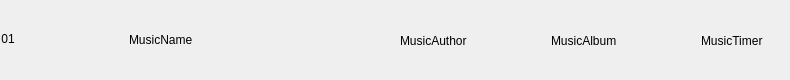
<?xml version="1.0" encoding="UTF-8"?>
<ui version="4.0">
 <class>NewCourierItem</class>
 <widget class="QWidget" name="NewCourierItem">
  <property name="geometry">
   <rect>
    <x>0</x>
    <y>0</y>
    <width>790</width>
    <height>80</height>
   </rect>
  </property>
  <property name="minimumSize">
   <size>
    <width>790</width>
    <height>80</height>
   </size>
  </property>
  <property name="maximumSize">
   <size>
    <width>790</width>
    <height>82</height>
   </size>
  </property>
  <property name="font">
   <font>
    <family>Microsoft YaHei UI</family>
   </font>
  </property>
  <property name="windowTitle">
   <string>Form</string>
  </property>
  <widget class="QLabel" name="labMusicNum">
   <property name="geometry">
    <rect>
     <x>0</x>
     <y>30</y>
     <width>16</width>
     <height>17</height>
    </rect>
   </property>
   <property name="font">
    <font>
     <family>Microsoft YaHei UI</family>
    </font>
   </property>
   <property name="text">
    <string>01</string>
   </property>
   <property name="alignment">
    <set>Qt::AlignCenter</set>
   </property>
  </widget>
  <widget class="QWidget" name="widMusicPic" native="true">
   <property name="geometry">
    <rect>
     <x>31</x>
     <y>11</y>
     <width>60</width>
     <height>60</height>
    </rect>
   </property>
   <property name="minimumSize">
    <size>
     <width>60</width>
     <height>60</height>
    </size>
   </property>
   <property name="maximumSize">
    <size>
     <width>60</width>
     <height>60</height>
    </size>
   </property>
  </widget>
  <widget class="QWidget" name="layoutWidget">
   <property name="geometry">
    <rect>
     <x>400</x>
     <y>30</y>
     <width>363</width>
     <height>22</height>
    </rect>
   </property>
   <layout class="QHBoxLayout" name="horizontalLayout_2">
    <item>
     <widget class="QLabel" name="MusicAuthor">
      <property name="font">
       <font>
        <family>Microsoft YaHei UI</family>
       </font>
      </property>
      <property name="text">
       <string>MusicAuthor</string>
      </property>
     </widget>
    </item>
    <item>
     <spacer name="horizontalSpacer_2">
      <property name="orientation">
       <enum>Qt::Horizontal</enum>
      </property>
      <property name="sizeHint" stdset="0">
       <size>
        <width>78</width>
        <height>20</height>
       </size>
      </property>
     </spacer>
    </item>
    <item>
     <widget class="QLabel" name="MusicAlbum">
      <property name="font">
       <font>
        <family>Microsoft YaHei UI</family>
       </font>
      </property>
      <property name="text">
       <string>MusicAlbum</string>
      </property>
     </widget>
    </item>
    <item>
     <spacer name="horizontalSpacer_3">
      <property name="orientation">
       <enum>Qt::Horizontal</enum>
      </property>
      <property name="sizeHint" stdset="0">
       <size>
        <width>48</width>
        <height>20</height>
       </size>
      </property>
     </spacer>
    </item>
    <item>
     <widget class="QLabel" name="MusicTimer">
      <property name="font">
       <font>
        <family>Microsoft YaHei UI</family>
       </font>
      </property>
      <property name="text">
       <string>MusicTimer</string>
      </property>
     </widget>
    </item>
   </layout>
  </widget>
  <widget class="QWidget" name="layoutWidget">
   <property name="geometry">
    <rect>
     <x>110</x>
     <y>30</y>
     <width>151</width>
     <height>19</height>
    </rect>
   </property>
   <layout class="QHBoxLayout" name="horizontalLayout">
    <item>
     <widget class="QLabel" name="MusicName">
      <property name="sizePolicy">
       <sizepolicy hsizetype="Fixed" vsizetype="Preferred">
        <horstretch>0</horstretch>
        <verstretch>0</verstretch>
       </sizepolicy>
      </property>
      <property name="font">
       <font>
        <family>Microsoft YaHei UI</family>
       </font>
      </property>
      <property name="text">
       <string>MusicName</string>
      </property>
     </widget>
    </item>
    <item>
     <widget class="QLabel" name="labMusicLog">
      <property name="minimumSize">
       <size>
        <width>22</width>
        <height>17</height>
       </size>
      </property>
      <property name="maximumSize">
       <size>
        <width>22</width>
        <height>17</height>
       </size>
      </property>
      <property name="font">
       <font>
        <family>Microsoft YaHei UI</family>
       </font>
      </property>
      <property name="text">
       <string/>
      </property>
      <property name="pixmap">
       <pixmap resource="res.qrc">:/images/NewMusic/sq2.png</pixmap>
      </property>
      <property name="alignment">
       <set>Qt::AlignLeading|Qt::AlignLeft|Qt::AlignVCenter</set>
      </property>
     </widget>
    </item>
   </layout>
  </widget>
 </widget>
 <resources>
  <include location="res.qrc"/>
 </resources>
 <connections/>
</ui>
